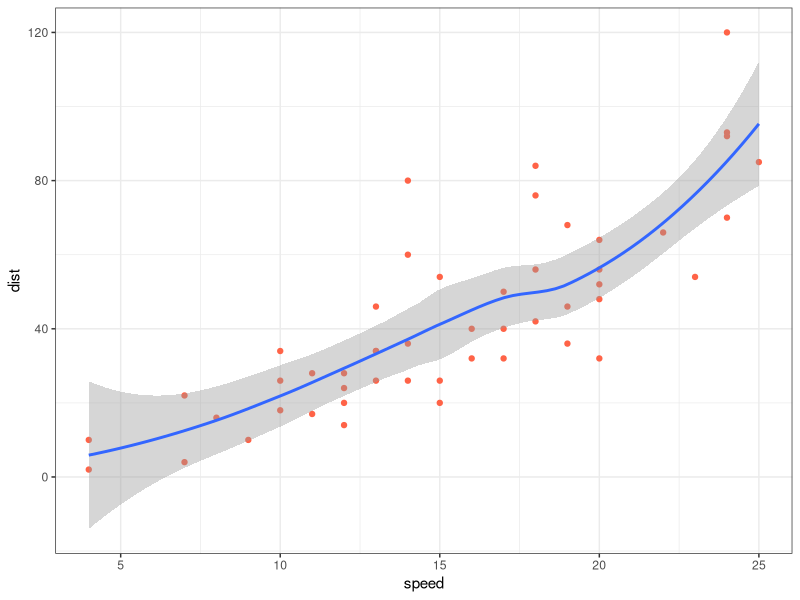

Here is the R script that generated this plot:
## ---- chunk 1
#| label: setup
library(ggplot2)
# options(scipen = 999)
## ---- chunk 2
#| label: define-x
#| cache: false
x <- 2
## ---- chunk 3
#| label: simple-math
1 + 1
## ---- chunk 4
#| label: more-math
#| echo: true
#| output: true
x*3
## ---- chunk 5
#| label: warning-example
#| warning: false
log(-2)
## ---- chunk 6
#| label: fig-cars
#| fig-cap: A scatterplot of cars
#| message: false
ggplot(cars, aes(x = speed, y = dist))+
  geom_point(color = "tomato")+
  geom_smooth()+
  theme_bw()
